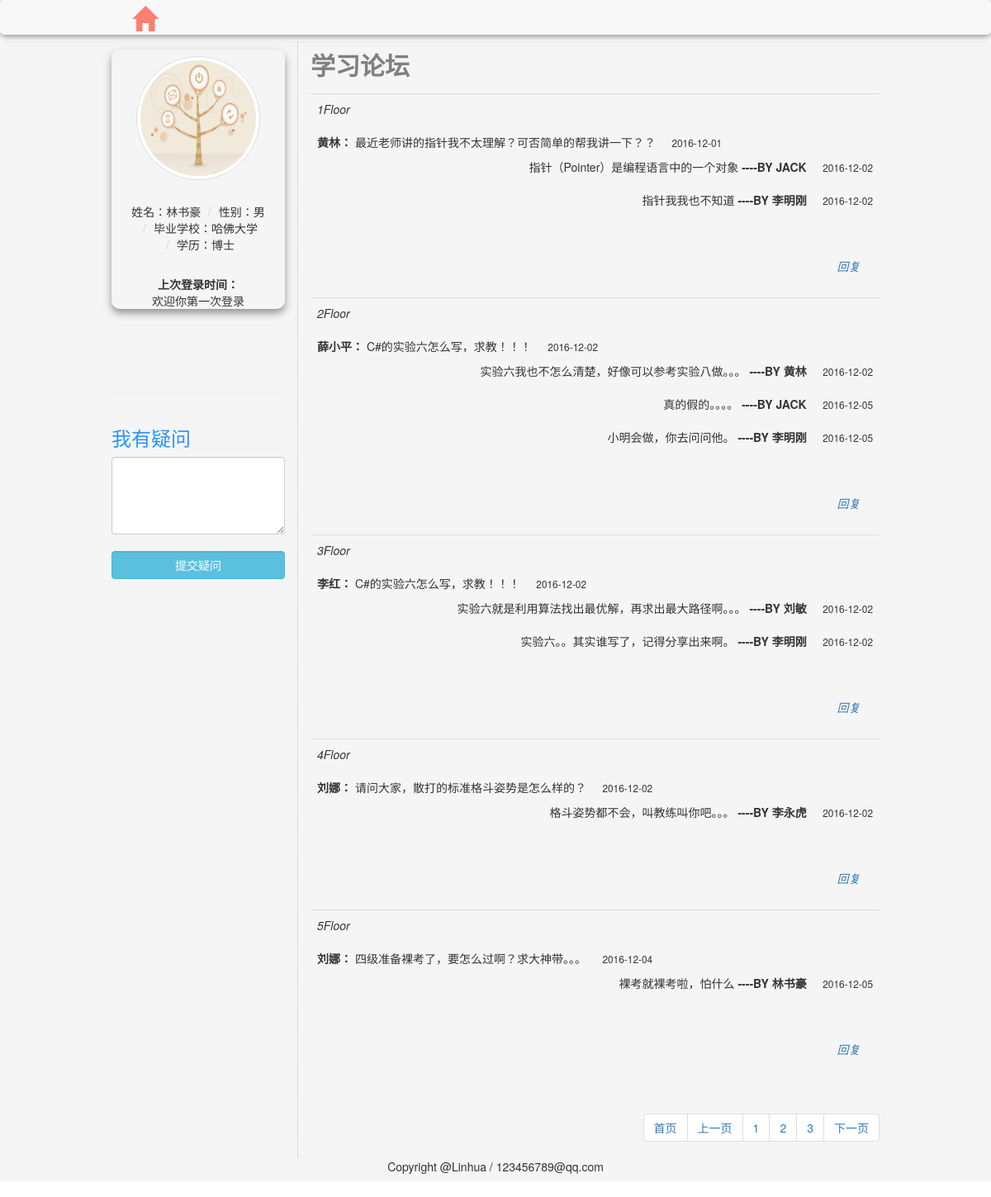
Page /Linhua/BBS.php?number=01120 on the committed database.
### tables this page shows
CREATE TABLE IF NOT EXISTS `question` (
  `id` int(11) NOT NULL AUTO_INCREMENT,
  `name` varchar(15) NOT NULL,
  `problem` varchar(500) NOT NULL,
  `time` int(11) NOT NULL,
  PRIMARY KEY (`id`)
);

### Linhua/include.php (called while the page is built, shortened)
<?php
require_once './libs/Smarty.class.php';
$smarty=new Smarty;
$smarty->caching= false ;
?>

### Linhua/config.php (called while the page is built, shortened)
<?php
include "./include.php";
function getcomment_answer($a,$b,$c){
	$con = $c;
	$question_comment=array();
	$sql_question = "SELECT * FROM question limit $a,$b";
	$query = mysqli_query($con,$sql_question);
	while($roww = mysqli_fetch_array($query)){
		$array_=compact("id","send_name","problem_","send_time","comment_");
		array_push($question_comment, $array_);
	}
	return $question_comment;
}
?>

### Linhua/templates_c/%%10^10D^10D8B26C%%BBS.html.php (the view, shortened to what this page needs)
<!DOCTYPE html>
<html>
	<head>
		<link rel="stylesheet" href="./bootstrap-3.3.5-dist/css/bootstrap.min.css" />
		<link rel="stylesheet" href="./another_css/BBS.css" />
	</head>
	<body>
		<nav id="heading" class="navbar-default navbar-fixed-top">
			<a href="<?php echo $this->_tpl_vars['information']['return']; ?>
">
				<span class="glyphicon glyphicon-home"></span>
			</a>
		</nav>
		<div id="main">
			<div class="main_left col-lg-3">
				<div class="info">
					<img class="img-circle img-responsive img-thumbnail" src="./image/16.jpg"/>
					<br /><br />
					<ul class="breadcrumb">
						<li><?php echo $this->_tpl_vars['information']['name']; ?>
</li>
						<li><?php echo $this->_tpl_vars['information']['sex']; ?>
</li>
						<li><?php echo $this->_tpl_vars['information']['school_ins']; ?>
</li>
						<li><?php echo $this->_tpl_vars['information']['education_maj']; ?>
</a></li>
					</ul>
					<strong>上次登录时间：</strong>
					<p><?php echo $this->_tpl_vars['last_login_time']; ?>
</p>
				</div>
				<hr />
				<br /><br />
				<hr />
				<hr />
				<form method="POST" action="./BBS.php?number=<?php echo $this->_tpl_vars['information']['number']; ?>
">
				<h3><font color="#2894FF">我有疑问</font></h3>
				<textarea class="form-control" rows="4" cols="4" name="problem"></textarea>
				<br />
				<input type="submit" name="submit" class="btn btn-info form-control" value='提交疑问'>
				</form>
			</div>
			<div class="main_right col-lg-9">
				<div class="right-top">
					<p class="title">学习论坛</p>
					<div class="col-lg-3 input-group">
					</div>
				</div>
				<div class="right_body">
					<table class="table table-hover table-responsive">
					<?php $_from = $this->_tpl_vars['question_comment']; if (!is_array($_from) && !is_object($_from)) { settype($_from, 'array'); }if (count($_from)):
    foreach ($_from as $this->_tpl_vars['question_comment']):
?>
						<tr>
							<td>
								<p>
									<i><?php echo $this->_tpl_vars['question_comment']['id']; ?>
Floor</i><br /><br />
									<strong><?php echo $this->_tpl_vars['question_comment']['send_name']; ?>
：</strong>
									<?php echo $this->_tpl_vars['question_comment']['problem_']; ?>
									&nbsp;&nbsp;&nbsp;&nbsp;<small><?php echo $this->_tpl_vars['question_comment']['send_time']; ?>
</small>
								</p>
								<?php $_from = $this->_tpl_vars['question_comment']['comment_']; if (!is_array($_from) && !is_object($_from)) { settype($_from, 'array'); }if (count($_from)):
    foreach ($_from as $this->_tpl_vars['comm']):
?>
								<p class="answer_info">
									<?php echo $this->_tpl_vars['comm']['answer_answer']; ?>
									<strong>----BY <?php echo $this->_tpl_vars['comm']['answer_name']; ?>
</strong>
									&nbsp;&nbsp;&nbsp;&nbsp;<small><?php echo $this->_tpl_vars['comm']['answer_time']; ?>
</small>
								</p>
								<br/><br/>
								<?php endforeach; endif; unset($_from); ?>
								<br /><br />
								<a href="#"><i class="answer">回复&nbsp;&nbsp;&nbsp;&nbsp;</i></a>
								<br /><br />
							</td>
						</tr>
						<?php endforeach; endif; unset($_from); ?>
					</table>
					<ul class="pagination">
					<li><a href="BBS.php?number=<?php echo $this->_tpl_vars['information']['number']; ?>
&page=1">首页</a></li>
					<li><a href="BBS.php?number=<?php echo $this->_tpl_vars['information']['number']; ?>
&page=<?php echo $this->_tpl_vars['page']; ?>
&next=0">上一页</a></li>
					<li><a href="BBS.php?number=<?php echo $this->_tpl_vars['information']['number']; ?>
&page=1">1</a></li>
					<li><a href="BBS.php?number=<?php echo $this->_tpl_vars['information']['number']; ?>
&page=2">2</a></li>
					<li><a href="BBS.php?number=<?php echo $this->_tpl_vars['information']['number']; ?>
&page=3">3</a></li>
					<li><a href="BBS.php?number=<?php echo $this->_tpl_vars['information']['number']; ?>
&page=<?php echo $this->_tpl_vars['page']; ?>
&next=1">下一页</a></li>
					</ul>
				</div>
			</div>
		</div>
		<div class="foot">
			<ul class="breadcrumb">
				<li>Copyright&nbsp;@Linhua&nbsp;/&nbsp;123456789@qq.com</li>
			</ul>
		</div>
	</body>
</html>

### Linhua/BBS.php (shortened to what this page needs)
<?php
include "./include.php";
include "./config.php";
if(isset($_GET['number'])){
	$num = 5;
	$result_ = mysqli_query($con,"SELECT * FROM question");
	$all = mysqli_num_rows($result_);
	$max = ceil($all/$num);
	if(isset($_GET['next'])){
		$page = $_GET['next'] == 0?$_GET['page']-1:$_GET['page']+1;
	}else{
		$page = isset($_GET['page'])?$_GET['page']:1;
	}
	$page=$page<1?1:$page;
	$page=$page>$max?$max:$page;
	$offset = ($page-1)*$num;
	$question_comment = getcomment_answer($offset,$num,$con);
	$last_login_time=last_login_time();
	$smarty->assign("last_login_time",$last_login_time);
	$smarty->assign('question_comment',$question_comment);
	$smarty->assign('page',$page);
	$smarty->display("BBS.html");
}else{
	echo "404 not found ";
}
?>

### Linhua/libs/Smarty.class.php (shortened to what this page needs)
<?php
class Smarty
{
    var $template_dir    =  'templates';
    var $compile_dir     =  'templates_c';
    var $debugging       =  false;
    var $error_reporting  =  null;
    var $compile_check   =  true;
    var $force_compile   =  false;
    var $caching         =  0;
    var $compile_id            = null;
    var $use_sub_dirs          = false;
    var $default_resource_type    = 'file';
    var $_compile_id           = null;
    var $_plugins              = array(
                                       'modifier'      => array(),
                                       'function'      => array(),
                                       'block'         => array(),
                                       'compiler'      => array(),
                                       'prefilter'     => array(),
                                       'postfilter'    => array(),
                                       'outputfilter'  => array(),
                                       'resource'      => array(),
                                       'insert'        => array());
    function display($resource_name, $cache_id = null, $compile_id = null)
    {
        $this->fetch($resource_name, $cache_id, $compile_id, true);
    }
    function fetch($resource_name, $cache_id = null, $compile_id = null, $display = false)
    {
        $_smarty_old_error_level = $this->debugging ? error_reporting() : error_reporting(isset($this->error_reporting)
               ? $this->error_reporting : error_reporting() & ~E_NOTICE);
        if (!isset($compile_id)) {
            $compile_id = $this->compile_id;
        }
        $this->_compile_id = $compile_id;
        $_smarty_compile_path = $this->_get_compile_path($resource_name);
        if ($display && !$this->caching && count($this->_plugins['outputfilter']) == 0) {
            if ($this->_is_compiled($resource_name, $_smarty_compile_path)
                    || $this->_compile_resource($resource_name, $_smarty_compile_path))
            {
                include($_smarty_compile_path);
            }
        }
        if ($display) {
            return;
        } else {
            error_reporting($_smarty_old_error_level);
            if (isset($_smarty_results)) { return $_smarty_results; }
        }
    }
    function _is_compiled($resource_name, $compile_path)
    {
        if (!$this->force_compile && file_exists($compile_path)) {
            if (!$this->compile_check) {
                return true;
            } else {
                $_params = array('resource_name' => $resource_name, 'get_source'=>false);
                if (!$this->_fetch_resource_info($_params)) {
                    return false;
                }
                if ($_params['resource_timestamp'] <= filemtime($compile_path)) {
                    return true;
                } else {
                    return false;
                }
            }
        } else {
            return false;
        }
    }
    function _get_compile_path($resource_name)
    {
        return $this->_get_auto_filename($this->compile_dir, $resource_name,
                                         $this->_compile_id) . '.php';
    }
    function _fetch_resource_info(&$params)
    {
        if(!isset($params['quiet'])) { $params['quiet'] = false; }
        $_return = false;
        $_params = array('resource_name' => $params['resource_name']) ;
        if (isset($params['resource_base_path']))
            $_params['resource_base_path'] = $params['resource_base_path'];
        else
            $_params['resource_base_path'] = $this->template_dir;
        if ($this->_parse_resource_name($_params)) {
            $_resource_type = $_params['resource_type'];
            $_resource_name = $_params['resource_name'];
            switch ($_resource_type) {
                case 'file':
                    $_return = is_file($_resource_name) && is_readable($_resource_name);
                    break;
            }
        }
        return $_return;
    }
    function _parse_resource_name(&$params)
    {
        $_resource_name_parts = explode(':', $params['resource_name'], 2);
        if (count($_resource_name_parts) == 1) {
            $params['resource_type'] = $this->default_resource_type;
            $params['resource_name'] = $_resource_name_parts[0];
        }
        if ($params['resource_type'] == 'file') {
            if (!preg_match('/^([\/\\\\]|[a-zA-Z]:[\/\\\\])/', $params['resource_name'])) {
                foreach ((array)$params['resource_base_path'] as $_curr_path) {
                    $_fullpath = $_curr_path . DIRECTORY_SEPARATOR . $params['resource_name'];
                    if (file_exists($_fullpath) && is_file($_fullpath)) {
                        $params['resource_name'] = $_fullpath;
                        return true;
                    }
                }
                return false;
            } else {
                return file_exists($params['resource_name']);
            }
        } elseif (empty($this->_plugins['resource'][$params['resource_type']])) {
            $_params = array('type' => $params['resource_type']);
            require_once(SMARTY_CORE_DIR . 'core.load_resource_plugin.php');
            smarty_core_load_resource_plugin($_params, $this);
        }
        return true;
    }
    function _get_auto_filename($auto_base, $auto_source = null, $auto_id = null)
    {
        $_compile_dir_sep =  $this->use_sub_dirs ? DIRECTORY_SEPARATOR : '^';
        $_return = $auto_base . DIRECTORY_SEPARATOR;
        if(isset($auto_source)) {
            $_filename = urlencode(basename($auto_source));
            $_crc32 = sprintf('%08X', crc32($auto_source));
            $_crc32 = substr($_crc32, 0, 2) . $_compile_dir_sep .
                      substr($_crc32, 0, 3) . $_compile_dir_sep . $_crc32;
            $_return .= '%%' . $_crc32 . '%%' . $_filename;
        }
        return $_return;
    }
}
?>

### Linhua/another_css/BBS.css (style rules this page uses)
body { margin: 0; }
#heading { width: 100%; height: 42px; box-shadow: 0px 2px 8px 0px rgba(50,50,50,0.6); border: none; border-radius: 5px; }
#heading a { text-decoration: none; }
#heading>a>span { margin-top: 7px; left: 160px; font-size: 30px; color: salmon; }
#main { width: 80%; margin: 0 auto; margin-top: 50px; }
.main_left { margin-top: 10px; }
.info { text-align: center; border-radius: 10px; box-shadow: 0px 5px 10px 0px rgba(50,50,50,0.5); }
.info>img { width: 150px; height: 150px; border-radius: 100px; margin-top: 8px; }
.main_right { border-left: 1px dotted silver; }
.right-top { height: 50px; margin-top: 10px; }
.right-top .input-group { height: 18px; float: right; }
.right-top p { font-family: castellar; font-size: 30px; font-weight: bold; color: gray; float: left; }
.right_body { height: 800px; width: 100%; }
.answer { float: right; }
.pagination { float: right; }
.foot { text-align: center; }
.answer_info { float: right; }

### rows in the picture
question: id "1", name "黄林", problem "最近老师讲的指针我不太理解？可否简单的帮我讲一下？？", _tpl_vars "2016-12-01", _tpl_vars "指针（Pointer）是编程语言中的一个对象", _tpl_vars "JACK", _tpl_vars "2016-12-02", _tpl_vars "指针我我也不知道", _tpl_vars "李明刚"
question: id "2", name "薛小平", problem "C#的实验六怎么写，求教！！！", _tpl_vars "2016-12-02", _tpl_vars "实验六我也不怎么清楚，好像可以参考实验八做。。。", _tpl_vars "黄林", _tpl_vars "真的假的。。。。", _tpl_vars "JACK", _tpl_vars "2016-12-05", _tpl_vars "小明会做，你去问问他。", _tpl_vars "李明刚"
question: id "3", name "李红", problem "C#的实验六怎么写，求教！！！", _tpl_vars "2016-12-02", _tpl_vars "实验六就是利用算法找出最优解，再求出最大路径啊。。。", _tpl_vars "刘敏", _tpl_vars "实验六。。其实谁写了，记得分享出来啊。", _tpl_vars "李明刚"
question: id "4", name "刘娜", problem "请问大家，散打的标准格斗姿势是怎么样的？", _tpl_vars "2016-12-02", _tpl_vars "格斗姿势都不会，叫教练叫你吧。。。", _tpl_vars "李永虎"
question: id "5", name "刘娜", problem "四级准备裸考了，要怎么过啊？求大神带。。。", _tpl_vars "2016-12-04", _tpl_vars "裸考就裸考啦，怕什么", _tpl_vars "林书豪", _tpl_vars "2016-12-05"

### other values in the picture
$this->_tpl_vars['information']['name'] "姓名：林书豪"
$this->_tpl_vars['information']['sex'] "性别：男"
$this->_tpl_vars['information']['school_ins'] "毕业学校：哈佛大学"
$this->_tpl_vars['information']['education_maj'] "学历：博士"
$this->_tpl_vars['last_login_time'] "欢迎你第一次登录"
